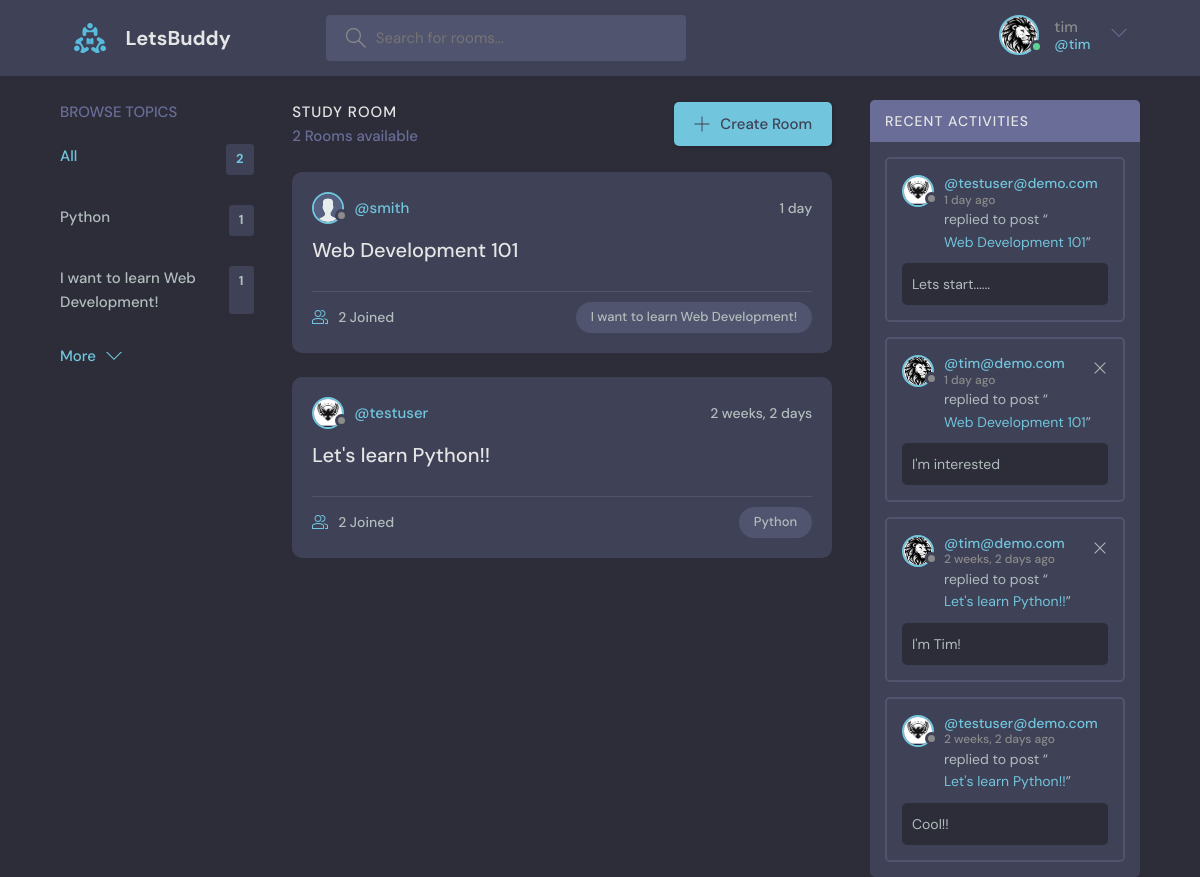
The app's page / (signed in) with its own data.
### base/models.py (models this page shows, shortened)
class User(AbstractUser):
    name = models.CharField(max_length=200, null=True)
    email = models.EmailField(unique=True, null=True)
    bio = models.TextField(null=True)
    avatar = models.ImageField(null=True, default="avatar.svg")
    USERNAME_FIELD = 'email'
    REQUIRED_FIELDS = []

class Topic(models.Model):
    name = models.CharField(max_length=200)

class Room(models.Model):
    host = models.ForeignKey(User, on_delete=models.SET_NULL, null=True)
    topic = models.ForeignKey(Topic, on_delete=models.SET_NULL, null=True)
    name = models.CharField(max_length=200)
    description = models.TextField(null=True, blank=True)
    participants = models.ManyToManyField(User,
                    related_name='participants', blank=True)
    updated = models.DateTimeField(auto_now=True)
    created = models.DateTimeField(auto_now_add=True)
    class Meta:
        ordering = ['-updated', '-created']
    def __str__(self):
        return self.name

class Message(models.Model):
    user = models.ForeignKey(User, on_delete=models.CASCADE)
    room = models.ForeignKey(Room, on_delete=models.CASCADE)
    body = models.TextField()
    updated = models.DateTimeField(auto_now=True)
    created = models.DateTimeField(auto_now_add=True)
    class Meta:
        ordering = ['-updated', '-created']

### base/views.py (the view)
# urls.py: path('', views.home, name="home"),
def home(request):
    q = request.GET.get('q') if request.GET.get('q') != None else ''
    rooms =Room.objects.filter(
        Q(topic__name__icontains=q) |
        Q(name__icontains=q) |
        Q(description__icontains=q)
        )
    topics = Topic.objects.all()[0:5]
    room_count = rooms.count()
    room_messages = Message.objects.filter(Q(room__topic__name__icontains=q))
    context = {'rooms':rooms, 'topics': topics,
                'room_count': room_count, 'room_messages': room_messages}
    return render(request, 'base/home.html', context)

### base/templates/base/home.html (shortened to what this page needs)
{% extends 'main.html' %}
{% block content %}
    <main class="layout layout--3">
      <div class="container">
        {% include 'base/topics_component.html'%}
        <div class="roomList">
          <div class="roomList__header">
            <div>
              <h2>Study Room</h2>
              <p>{{room_count}} Rooms available</p>
            </div>
            <a class="btn btn--main" href="{% url 'create-room' %}">
              <svg version="1.1" xmlns="http://www.w3.org/2000/svg" width="32" height="32" viewBox="0 0 32 32">
                <title>add</title>
                <path
                  d="M16.943 0.943h-1.885v14.115h-14.115v1.885h14.115v14.115h1.885v-14.115h14.115v-1.885h-14.115v-14.115z"
                ></path>
              </svg>
              Create Room
            </a>
          </div>
          {% include 'base/feed_component.html' %}
        </div>
        {% include 'base/activity_component.html' %}
      </div>
    </main>
{% endblock content %}

### templates/navbar.html (shortened to what this page needs)
{% load static %}
<header class="header header--loggedIn">
   <div class="container">
     <a href="{% url 'home' %}" class="header__logo">
       <img src="{% static 'images/logo.svg' %}" />
       <h1>LetsBuddy</h1>
     </a>
     <form class="header__search" method="GET" action="{% url 'home' %}">
       <label>
         <input name="q" placeholder="Search for rooms..." />
       </label>
     </form>
     <nav class="header__menu">
       {% if request.user.is_authenticated %}
       <div class="header__user">
         <a href="{% url 'update-user' %}">
           <div class="avatar avatar--medium active">
             <img src="{{request.user.avatar.url}}" />
           </div>
           <p>{{request.user.username}} <span>@{{request.user.username}}</span></p>
         </a>
         <button class="dropdown-button">
           <svg version="1.1" xmlns="http://www.w3.org/2000/svg" width="32" height="32" viewBox="0 0 32 32">
             <title>chevron-down</title>
             <path d="M16 21l-13-13h-3l16 16 16-16h-3l-13 13z"></path>
           </svg>
         </button>
       </div>
       {% else %}
       <a href="{% url 'login' %}">
         <img src="{% static 'images/avatar.svg' %}" />
         <p>Login</p>
       </a>
       {% endif %}
     </nav>
   </div>
 </header>

### base/templates/base/topics_component.html
<div class="topics">
    <div class="topics__header">
      <h2>Browse Topics</h2>
    </div>
    <ul class="topics__list">
      <li>
        <a href="{% url 'home' %}" class="active">All <span>{{topics.count}}</span></a>
      </li>
    {% for topic in topics %}
      <li>
        <a href="{% url 'home' %}?q={{topic.name}}">{{topic.name}} <span>{{topic.room_set.all.count}}</span></a>
      </li>
    {% endfor %}
    </ul>
    <a class="btn btn--link" href="{% url 'topics' %}">
      More
      <svg version="1.1" xmlns="http://www.w3.org/2000/svg" width="32" height="32" viewBox="0 0 32 32">
        <title>chevron-down</title>
        <path d="M16 21l-13-13h-3l16 16 16-16h-3l-13 13z"></path>
      </svg>
    </a>
  </div>

### base/templates/base/feed_component.html (shortened to what this page needs)
{% for room in rooms %}
<div class="roomListRoom">
    <div class="roomListRoom__header">
      <a href="{% url 'user-profile' room.host.id %}" class="roomListRoom__author">
        <div class="avatar avatar--small">
          <img src="{{room.host.avatar.url}}" />
        </div>
        <span>@{{room.host.username}}</span>
      </a>
      <div class="roomListRoom__actions">
        <span>{{room.created|timesince}}</span>
      </div>
    </div>
    <div class="roomListRoom__content">
      <a href="{% url 'room' room.id %}">{{room.name}}</a>
    </div>
    <div class="roomListRoom__meta">
      <a href="{% url 'room' room.id %}" class="roomListRoom__joined">
        {{room.participants.all.count}} Joined
      </a>
      <p class="roomListRoom__topic">{{room.topic.name}}</p>
    </div>
  </div>
{% endfor %}

### base/templates/base/activity_component.html
<div class="activities">
    <div class="activities__header">
      <h2>Recent Activities</h2>
    </div>
    {% for message in room_messages %}
    <div class="activities__box">
      <div class="activities__boxHeader roomListRoom__header">
        <a href="{% url 'user-profile' message.user.id %}" class="roomListRoom__author">
          <div class="avatar avatar--small">
            <img src="{{message.user.avatar.url}}" />
          </div>
          <p>
            @{{message.user}}
            <span>{{message.created|timesince}} ago</span>
          </p>
        </a>
        {% if request.user == message.user %}
        <div class="roomListRoom__actions">
          <a href="{% url 'delete-message' message.id %}">
            <svg version="1.1" xmlns="http://www.w3.org/2000/svg" width="32" height="32" viewBox="0 0 32 32">
              <title>remove</title>
              <path
                d="M27.314 6.019l-1.333-1.333-9.98 9.981-9.981-9.981-1.333 1.333 9.981 9.981-9.981 9.98 1.333 1.333 9.981-9.98 9.98 9.98 1.333-1.333-9.98-9.98 9.98-9.981z"
              ></path>
            </svg>
          </a>
        </div>
        {% endif %}
      </div>
        <div class="activities__boxContent">
            <p>replied to post “<a href="{% url 'room' message.room.id %}">{{message.room}}</a>”</p>
            <div class="activities__boxRoomContent">
                {{message.body}}
            </div>
        </div>
    </div>
    {% endfor %}
</div>

### records on screen
User: user.avatar (picture), user.username "tim"
Topic: name "Python", room_set.all.count "1"
Topic: name "I want to learn Web Development!", room_set.all.count "1"
Room: host.avatar (placeholder picture), host.username "smith", created "1 day", name "Web Development 101", participants.all.count "2", topic.name "I want to learn Web Development!"
Room: host.avatar (picture), host.username "testuser", created "2 weeks, 2 days", name "Let's learn Python!!", participants.all.count "2", topic.name "Python"
Message: user.avatar (picture), user "testuser@demo.com", created "1 day", room "Web Development 101", body "Lets start......"
Message: user.avatar (picture), user "tim@demo.com", created "1 day", room "Web Development 101", body "I'm interested"
Message: user.avatar (picture), user "tim@demo.com", created "2 weeks, 2 days", room "Let's learn Python!!", body "I'm Tim!"
Message: user.avatar (picture), user "testuser@demo.com", created "2 weeks, 2 days", room "Let's learn Python!!", body "Cool!!"

### other values on screen
{{ topics.count }} "2"
{{ room_count }} "2"
